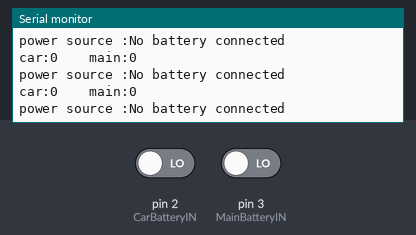
Bench run of a sketch on a simulated Arduino Uno, built with avr-gcc and run on an emulated ATmega328P. On the bench: the last lines printed to the serial monitor. The inputs (shaded band) are chosen by the test bench; at power-on: pin 2 (CarBatteryIN) LOW, pin 3 (MainBatteryIN) LOW.

Above: at 1.2 s.
1.3 s: pin 2 (CarBatteryIN) driven HIGH
At 1.57 s:
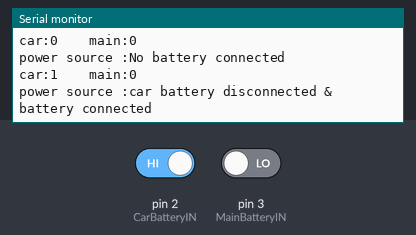
3.1 s: pin 3 (MainBatteryIN) driven HIGH
At 3.28 s:
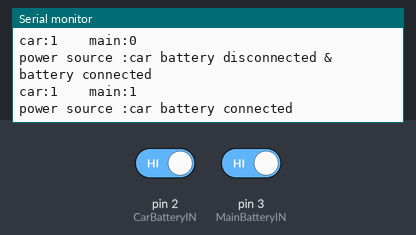
4.8 s: pin 2 (CarBatteryIN) driven LOW
At 5.08 s:
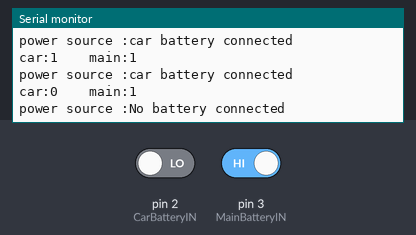

The sketch:

power_source_track.ino
```cpp
#define CarBatteryIN 2 //car battery
#define MainBatteryIN 3 //main battery

String power;
int carPower = 0;
int mainPower = 0;

void setup() {
  Serial.begin(9600);
  pinMode(CarBatteryIN, INPUT);
  pinMode(MainBatteryIN, INPUT);
}


void loop() {
  carPower = digitalRead(CarBatteryIN);

  mainPower = digitalRead(MainBatteryIN);
  Serial.print("car:");
  Serial.print(carPower);
  Serial.print("    ");
  Serial.print("main:");
  Serial.println(mainPower);


  if (carPower == 1 && mainPower == 1) {
    power = "car battery connected";

  }
  else if (carPower == 1 && mainPower == 0) {
    power = "car battery disconnected &  battery connected";
  }
  else {
    power = "No battery connected";
  }
    Serial.print("power source :");
    Serial.println(power);
  delay(200);

}
```

Measured:
- after the input at 1.3 s, the serial monitor: prints a new line after 0.10 s (image 1)
- after the input at 3.1 s, the serial monitor: prints a new line at once (image 2)
- after the input at 4.8 s, the serial monitor: prints a new line after 0.12 s (image 3)
